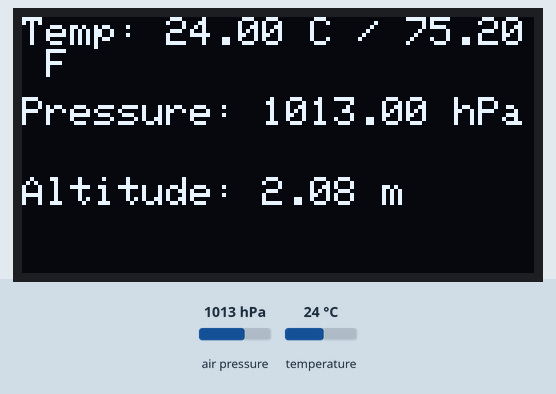
This sketch was run on a simulated ESP32. Shown: 128×64 one-colour display. Inputs (shaded band) come from the test bench; at power-on: air pressure 1013 hPa, temperature 24 °C. WiFi joins after 1.5 s; servers stay silent unless stated; what the sketch prints to the serial monitor is not drawn.

Above: at 2.7 s.
2.8 s: air pressure set to 952 hPa
At 5.3 s:
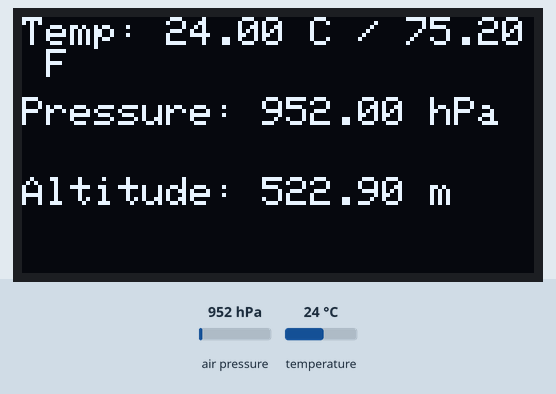
5.6 s: temperature set to 12 °C
At 7.4 s:
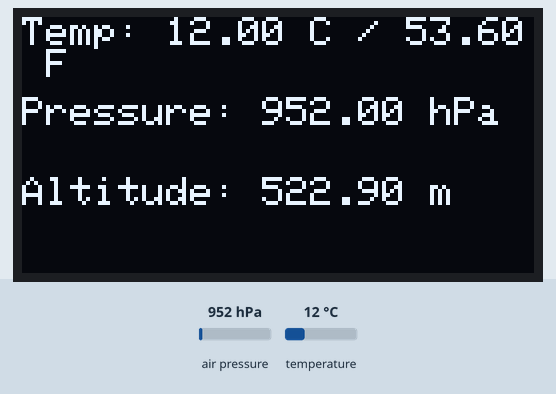
8.3 s: air pressure set to 975 hPa
At 10.5 s:
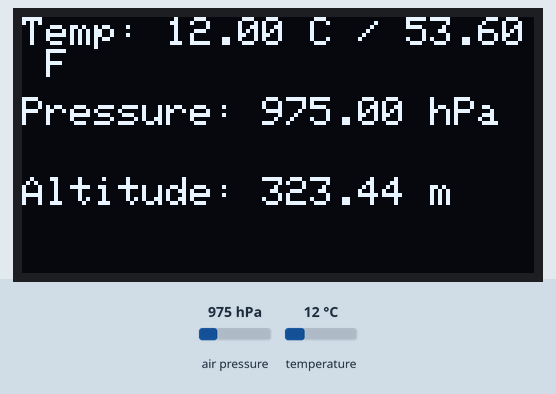
10.9 s: temperature set to 19 °C
At 12.3 s:
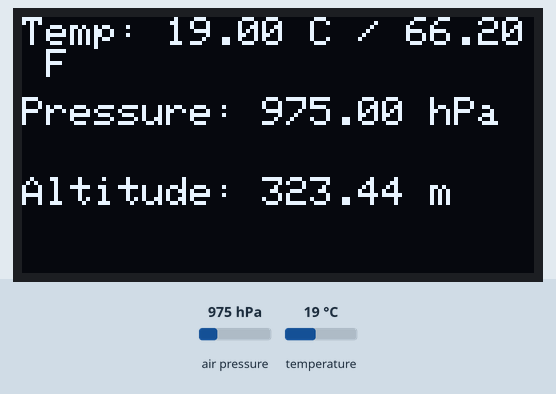
Timing chart, 0 to 13.9 s (numbered marks = the images above; inputs shaded):
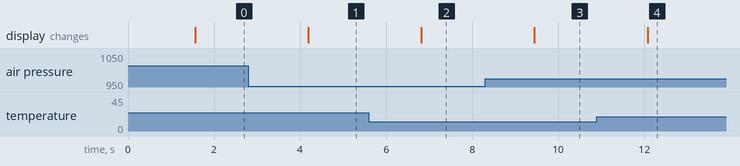

Measured:
- after the input at 2.8 s, the display: changes after 1.4 s (image 1)
- after the input at 5.6 s, the display: changes after 1.2 s (image 2)
- after the input at 8.3 s, the display: changes after 1.1 s (image 3)
- after the input at 10.9 s, the display: changes after 1.2 s (image 4)

The sketch:

BMP280.ino
```cpp
#include <Wire.h>
#include <Adafruit_Sensor.h>
#include <Adafruit_BMP280.h>
#include <Adafruit_GFX.h>
#include <Adafruit_SSD1306.h>
#include <FirebaseESP32.h>
#include <WiFi.h>

// Define Firebase credentials
#define FIREBASE_HOST "iot-462-default-rtdb.firebaseio.com"
#define FIREBASE_AUTH "xmRBbGWVw94DscB36bvg9eDr3VMlaTA5GZWpGG3P"


// WiFi credentials
const char* ssid = "Nothing Phone (2a) 5G";         // Your WiFi SSID
const char* password = "9705991317"; // Your WiFi password

// Define I2C pins
#define I2C_SDA 21
#define I2C_SCL 22

// Create objects
Adafruit_BMP280 bmp;
Adafruit_SSD1306 display(128, 64, &Wire, -1);
FirebaseData firebaseData;

// Setup your Firebase
void setup() {
  Serial.begin(115200);

  // Initialize I2C
  Wire.begin(I2C_SDA, I2C_SCL);

  // Initialize BMP280
  if (!bmp.begin(0x76)) {
    Serial.println("Could not find a valid BMP280 sensor, check wiring!");
    while (1);
  }

  // Initialize OLED
  display.begin(SSD1306_I2C_ADDRESS, 0x3C);
  display.clearDisplay();
  display.setTextSize(1);
  display.setTextColor(SSD1306_WHITE);

  // Connect to WiFi
  WiFi.begin(ssid, password);
  Serial.print("Connecting to WiFi");
  while (WiFi.status() != WL_CONNECTED) {
    delay(500);
    Serial.print(".");
  }
  Serial.println("\nConnected to WiFi!");

  // Initialize Firebase
  Firebase.begin(FIREBASE_HOST, FIREBASE_AUTH);
  Firebase.reconnectWiFi();
}

void loop() {
  // Read sensor data
  float temperature = bmp.readTemperature();
  float pressure = bmp.readPressure() / 100.0F; // in hPa
  float altitude = bmp.readAltitude(1013.25); // Adjusted to sea level pressure

  // Convert temperature to Fahrenheit
  float temperatureF = (temperature * 9.0 / 5.0) + 32.0;

  // Display on OLED
  display.clearDisplay();
  display.setCursor(0, 0);
  display.print("Temp: ");
  display.print(temperature);
  display.print(" C");
  display.print(" / ");
  display.print(temperatureF);
  display.print(" F");

  display.setCursor(0, 20);
  display.print("Pressure: ");
  display.print(pressure);
  display.print(" hPa");

  display.setCursor(0, 40);
  display.print("Altitude: ");
  display.print(altitude);
  display.print(" m");

  display.display();

  // Send data to Firebase
  Firebase.setFloat(firebaseData, "/temperature", temperature);
  Firebase.setFloat(firebaseData, "/temperatureF", temperatureF);
  Firebase.setFloat(firebaseData, "/pressure", pressure);
  Firebase.setFloat(firebaseData, "/altitude", altitude);

  delay(2000); // Update every 2 seconds
}
```
